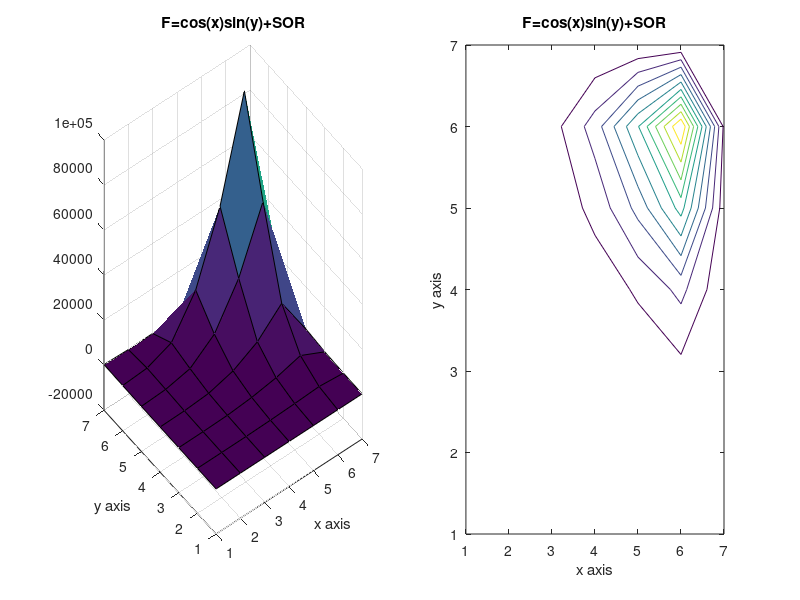

The MATLAB source for this figure:
%Matlab Code to solve Poisson's equation with Gauss Seidel Method with the following conditions in the problem statement. 
% Jose Chavez  1161146 
clear all; clc; 

%% Given Conditions 
ax = -pi; 
ay = -pi; 
bx = pi; 
by = pi; 
lamda=input('Value of lamda=');
N=input('Value of X Intenal Nodes='); % Number of points on the internal nodes for N and M%
M=input('Value of Y Internal Nodes='); 
Time=tic; %Count Begins %
Me=M+2; %Number of points including exterior boundary points for Ne and Me%
Ne=N+2; 
% this generates the x and y values that will be used to calculate 
x = linspace(-pi,pi,Ne); 
y = linspace(-pi,pi,Me); 
%% 

U = ones(Ne,Me); %U initial guess %

% For loop solving for right hand side with F equation with i,j indices% 
for i=1:length(x); 
    for j=1:length(y); 
F(i,j) = cos ( (0.5*pi)* (2*((x(i)-ax) / (bx - ax))+1 )).*sin( pi*((y(j)-ay) / (by -ay))); 
    end 
end 

%% Boundary Conditions for "top" and "bottom" 

% Bottom boundary values 
phi = ((x - ax).^2 ) .* sin( (pi *(x- ax)) / (2*(bx-ax)) ) ; 

% Top boundary values 
psy = cos (pi*(x-ax)).*cosh(bx-x); 

% place these known values in the solution grid 
U(1,:) = phi; 
W(1,:)=U(1,:);

U(N+2,:) = psy; 
W(N+2,:)=U(N+2,:);
%% Left and Right Boundary points 
% Using the given neumann condition yields special cases of the Gauss-siedel iteration that can be used along entire "side" boundaries. 
% F and U is computed in solution grid 
% Multipliers that are used in the iterations. 
dx = 2*pi/(N+1); 
B = 1/dx.^2;
dy = 2*pi/(M+1); 
C = 1/dy.^2;
den= -2*(B+C); 

% Normalize Multipliers%
B = B/den; 
C = C/den; 
F = F/den; 
den = 1; 
error=10; 
error_iterations=0;
% check for diagonal dominance of elements 
abs(den) >= abs(2*B+2*C)
Time_Count=0;
save('variables.mat')
%%
load('variables.mat')
while error>10^-10; 
    T_loop=tic;
    if Time_Count >=.5
        Time_Count=0;
        save ('variables.mat')
    end
    W=U; 
for i = 2:N+1; 
     
    % Left boundary 
    W(i,1) = U(i,1);
    U(i,1) = den*(  F(i,1) - (2*B)*U(i,2) - C*U(i-1,1) - C*U(i+1,1) );
    Error(i,1) = abs((U(i,1) - W(i,1)) / U(1,1));
    
    % Right Boundary 
    W(i,N) = U(i,N);
    U(i,N+2) = den*(  F(i,N+2) - (2*B)*U(i,N+1) - C*U(i-1,N+2) - C*U(i+1,N+2) ); 
    Error(i,N+2) = abs((U(i,N+2) - W(i,N+2)) / U(i,N+2));
end 

%% Gauss-Siedel iterating the general U equation%

for i = 2:N+1; 
    for j = 2:M+1; 
        W(i,j) = U(i,j);
        U(i,j) = den*(  F(i,j) - C*U(i+1,j) - C*U(i-1,j)- B*U(i,j+1) - B*U(i,j-1) ); 
        U(i,j) = lamda*U(i,j)+(1-lamda)*W(i,j);
        Error(i,j)= abs((U(i,j) - W(i,j)) / U(i,j));
    end 
end 
error=abs(max(max(((W-U)./W)))); 
error_iterations=error_iterations+1;
P= toc(T_loop);
Time_Count=Time_Count + P;
end 

toc(Time)
save('variables.mat')
%%
load('variables.mat')
error_iterations
grid_con=mean(mean(U.^2))
figure 
subplot(1,2,1),surf(U),xlabel('x axis'),ylabel('y axis'),title('F=cos(x)sin(y)+SOR');

subplot(1,2,2),contour(U),xlabel('x axis'),ylabel('y axis'),title('F=cos(x)sin(y)+SOR');
